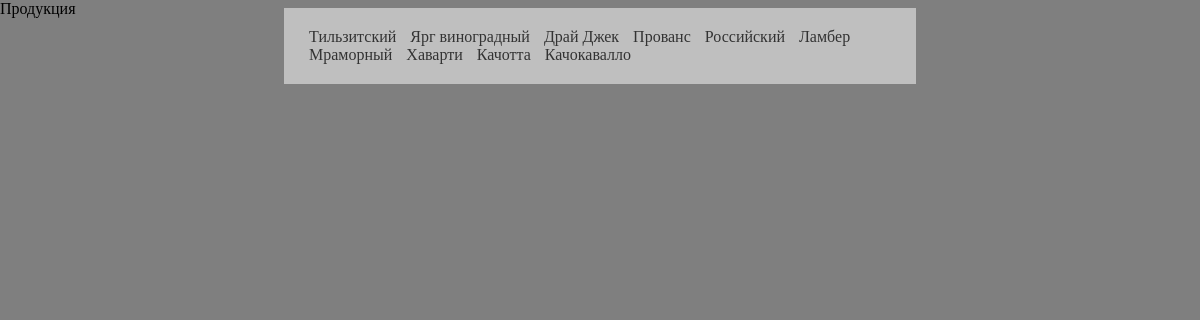
The page /products/vyderzhannye-syry/ on the database its author committed.
### shop/models.py (models this page shows, shortened)
class Product(models.Model):
    LITER = "л"
    KILOGGRAM = "кг"
    MEASURMENT_UNIT_CHOICES = [
        (LITER, 'литр'),
        (KILOGGRAM, 'килограмм'),
    ]
    product_name = models.CharField(max_length=200, verbose_name='Имя товара')
    slug = models.SlugField(max_length=200)
    category = models.ForeignKey(
        Category, related_name='category', on_delete=models.CASCADE, verbose_name='Категория')
    image = models.ImageField(upload_to='products/',
                              verbose_name='Изображение')
    description = models.TextField(blank=True, verbose_name='Описание')
    price = models.DecimalField(max_digits=10,
                                decimal_places=2, verbose_name='Цена')
    min_volume = models.DecimalField(max_digits=3,
                                     decimal_places=2, verbose_name='Мин. кол-во')
    aging = models.DecimalField(
        max_digits=2, decimal_places=1, verbose_name='Выдержка', default=0)
    unit = models.CharField(max_length=2,
                            choices=MEASURMENT_UNIT_CHOICES, default=KILOGGRAM, verbose_name='Ед. измерения')
    available = models.BooleanField(default=True, verbose_name='Доступность')
    create = models.DateField(default=date.today, verbose_name='Дата создания')
    class Meta:
        verbose_name = 'Товары'
        verbose_name_plural = 'Товары'
        ordering = ['category']
    def __str__(self):
        return self.product_name

### shop/views.py (the view)
def category_products(request, category):
    category = Category.objects.get(slug=category)
    products = Product.objects.filter(category=category.id)
    return render(request, 'shop/main/category_products.html',
                  {'products': products,
                   'category': category})

### shop/templates/shop/main/category_products.html (shortened to what this page needs)
{% extends 'shop/base.html' %}
{% block content %}
{% for product in products %}
<a href="{% url 'shop:info_product' category.slug product.slug%}">{{product}}</a>
{% endfor %}
{% endblock content %}

### shop/templates/shop/base.html (shortened to what this page needs)
{% load static %}
<!DOCTYPE html>
<html lang="en">
<head>
    <link href="{% static 'shop/css/base.css' %}" type="text/css" rel="stylesheet">
</head>
<body>
    <div class="overlay">
        Продукция
    </div>
    <div class="content">
        {% block content %}
        {% endblock content %}
    </div>
</body>
</html>

### shop/static/shop/css/base.css (style rules this page uses)
body { background-image: url('/static/shop/images/background.jpg'); background-size: cover; background-repeat: no-repeat; background-position: center; }
.overlay { position: fixed; top: 0; left: 0; right: 0; bottom: 0; background-color: rgba(0, 0, 0, 0.5); z-index: 9999; }
.content { position: relative; z-index: 10000; margin: 0 auto; width: 50%; padding: 20px; background-color: rgba(255, 255, 255, 0.5); }
a { text-decoration: none; color: #333; padding: 5px; }

### rows shown on the page
Product: product_name "Тильзитский"
Product: product_name "Ярг виноградный"
Product: product_name "Драй Джек"
Product: product_name "Прованс"
Product: product_name "Российский"
Product: product_name "Ламбер"
Product: product_name "Мраморный"
Product: product_name "Хаварти"
Product: product_name "Качотта"
Product: product_name "Качокавалло"
